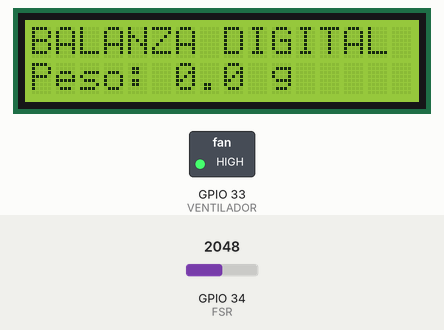
Simulated run of this sketch. Board: ESP32. Shown: 16×2 character LCD, switched loads named in the sketch (green lamp = pin HIGH). The test bench sets the inputs (shaded band); at power-on: GPIO 34 (FSR) = 2048 (analog values on the 0–4095 scale). What the sketch prints to the serial monitor is not drawn.

Above: at 2.7 s.
2.8 s: GPIO 34 (FSR) set to 2997
At 4.5 s:
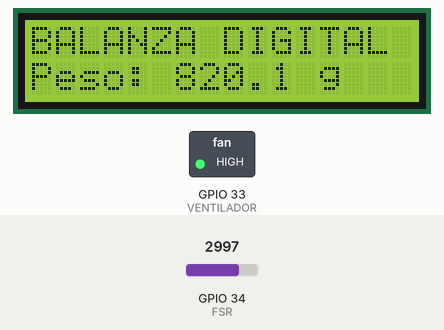
4.6 s: GPIO 34 (FSR) set to 3096
At 6.4 s:
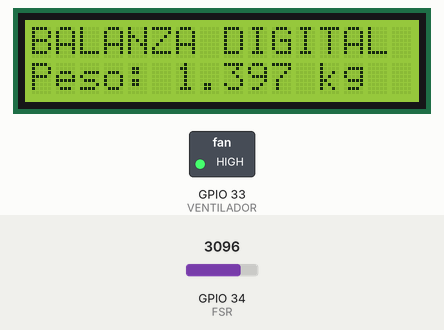
7.0 s: GPIO 34 (FSR) set to 2866
At 9.5 s:
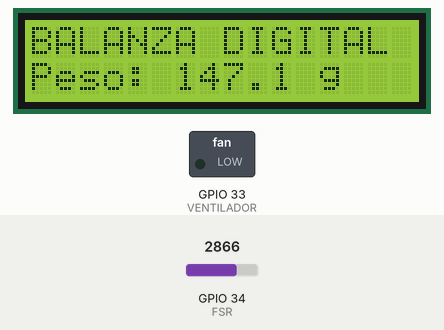
9.8 s: GPIO 34 (FSR) set to 3603
At 11.4 s:
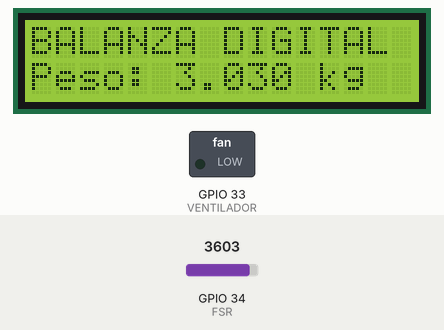
Timing chart, 0 to 13.1 s (numbered marks = the images above; inputs shaded):
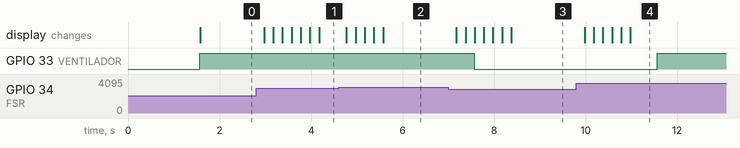

Measured:
- the behaviour switches between 3027 and 3028 on GPIO 34 (FSR) (found by bisection; images 1 and 2)
- after the input at 2.8 s, the display: first changes after 0.17 s (image 1 shows a later state)
- after the input at 4.6 s, the display: first changes after 0.17 s (image 2 shows a later state)
- after the input at 7.0 s, the display: first changes after 0.18 s (image 3 shows a later state)
- after the input at 9.8 s, the display: first changes after 0.18 s (image 4 shows a later state)

The sketch:

ESP_VENTILDOR_GALGA.ino
```cpp
#include <LiquidCrystal.h>

// LCD: RS, E, D4, D5, D6, D7
LiquidCrystal lcd(13, 14, 27, 26, 32, 12);

// Pines
#define FSR 34
#define VENTILADOR 33

// Datos de calibracion de la balanza
const float adcCal[] = {0, 2882, 3136, 3287};
const float pesoCal[] = {0, 520, 2000, 3000};

// Peso de la tabla en gramos
const float pesoTabla = 370.0;

// Filtro de peso
float pesoFiltrado = 0;
const float alpha = 0.15;

// Temporizadores
unsigned long tiempoADC = 0;
unsigned long tiempoLCD = 0;
unsigned long tiempoVentilador = 0;

// Control del ventilador
bool ventiladorEncendido = true;

const unsigned long tiempoEncendido = 6000;
const unsigned long tiempoApagado = 4000;

// Convertir ADC a gramos
float calcularPeso(float adc) {

  if (adc <= adcCal[0]) return 0;
  if (adc >= adcCal[3]) return 3400;

  for (int i = 0; i < 3; i++) {
    if (adc <= adcCal[i + 1]) {

      return pesoCal[i] +
             (adc - adcCal[i]) *
             (pesoCal[i + 1] - pesoCal[i]) /
             (adcCal[i + 1] - adcCal[i]);
    }
  }

  return 0;
}

void setup() {

  Serial.begin(115200);

  // Configurar balanza
  analogReadResolution(12);
  analogSetPinAttenuation(FSR, ADC_11db);

  // Configurar ventilador
  pinMode(VENTILADOR, OUTPUT);
  digitalWrite(VENTILADOR, LOW);

  // Inicializar LCD
  lcd.begin(16, 2);

  lcd.setCursor(0, 0);
  lcd.print("BALANZA DIGITAL");

  lcd.setCursor(0, 1);
  lcd.print("Iniciando...");

  delay(1500);
  lcd.clear();

  // Iniciar ventilador
  digitalWrite(VENTILADOR, HIGH);
  ventiladorEncendido = true;
  tiempoVentilador = millis();

  Serial.println("Ventilador ENCENDIDO");
}

void loop() {

  unsigned long tiempoActual = millis();

  // =====================================
  // CONTROL DEL VENTILADOR
  // =====================================

  if (ventiladorEncendido) {

    if (tiempoActual - tiempoVentilador >= tiempoEncendido) {

      digitalWrite(VENTILADOR, LOW);
      ventiladorEncendido = false;
      tiempoVentilador = tiempoActual;

      Serial.println("Ventilador APAGADO");
    }

  } else {

    if (tiempoActual - tiempoVentilador >= tiempoApagado) {

      digitalWrite(VENTILADOR, HIGH);
      ventiladorEncendido = true;
      tiempoVentilador = tiempoActual;

      Serial.println("Ventilador ENCENDIDO");
    }
  }

  // =====================================
  // LECTURA DE LA BALANZA
  // =====================================

  if (tiempoActual - tiempoADC >= 20) {

    tiempoADC = tiempoActual;

    int adc = analogRead(FSR);

    // Descontar los 370 g de la tabla
    float peso = calcularPeso(adc) - pesoTabla;

    // Evitar pesos negativos
    if (peso < 0) {
      peso = 0;
    }

    // Filtro para suavizar las lecturas
    pesoFiltrado = alpha * peso +
                   (1.0 - alpha) * pesoFiltrado;

    // Mostrar datos en monitor serial
    Serial.print("ADC: ");
    Serial.print(adc);

    Serial.print(" | Peso: ");
    Serial.print(pesoFiltrado, 1);
    Serial.print(" g");

    Serial.print(" | Ventilador: ");

    if (ventiladorEncendido) {
      Serial.println("ENCENDIDO");
    } else {
      Serial.println("APAGADO");
    }
  }

  // =====================================
  // ACTUALIZAR PANTALLA LCD
  // =====================================

  if (tiempoActual - tiempoLCD >= 200) {

    tiempoLCD = tiempoActual;

    lcd.setCursor(0, 0);
    lcd.print("BALANZA DIGITAL ");

    lcd.setCursor(0, 1);
    lcd.print("                ");
    lcd.setCursor(0, 1);

    if (pesoFiltrado >= 1000) {

      lcd.print("Peso: ");
      lcd.print(pesoFiltrado / 1000.0, 3);
      lcd.print(" kg");

    } else {

      lcd.print("Peso: ");
      lcd.print(pesoFiltrado, 1);
      lcd.print(" g");
    }
  }
}
```
